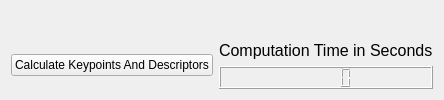
            <widget class="QWidget" name="sift_page">
             <layout class="QVBoxLayout" name="verticalLayout_37">
              <item>
               <layout class="QHBoxLayout" name="horizontalLayout_35">
                <item>
                 <widget class="QLabel" name="sift_og_image">
                  <property name="text">
                   <string/>
                  </property>
                 </widget>
                </item>
                <item>
                 <widget class="QLabel" name="sift_key_points_image">
                  <property name="text">
                   <string/>
                  </property>
                 </widget>
                </item>
               </layout>
              </item>
              <item>
               <layout class="QHBoxLayout" name="horizontalLayout_36">
                <item>
                 <widget class="QPushButton" name="calc_sift_btn">
                  <property name="text">
                   <string>Calculate Keypoints And Descriptors</string>
                  </property>
                 </widget>
                </item>
                <item>
                 <layout class="QVBoxLayout" name="verticalLayout_38">
                  <item>
                   <widget class="QLabel" name="label_18">
                    <property name="font">
                     <font>
                      <pointsize>12</pointsize>
                     </font>
                    </property>
                    <property name="text">
                     <string>Computation Time in Seconds</string>
                    </property>
                   </widget>
                  </item>
                  <item>
                   <widget class="QLCDNumber" name="sift_lcd"/>
                  </item>
                 </layout>
                </item>
               </layout>
              </item>
             </layout>
            </widget>
